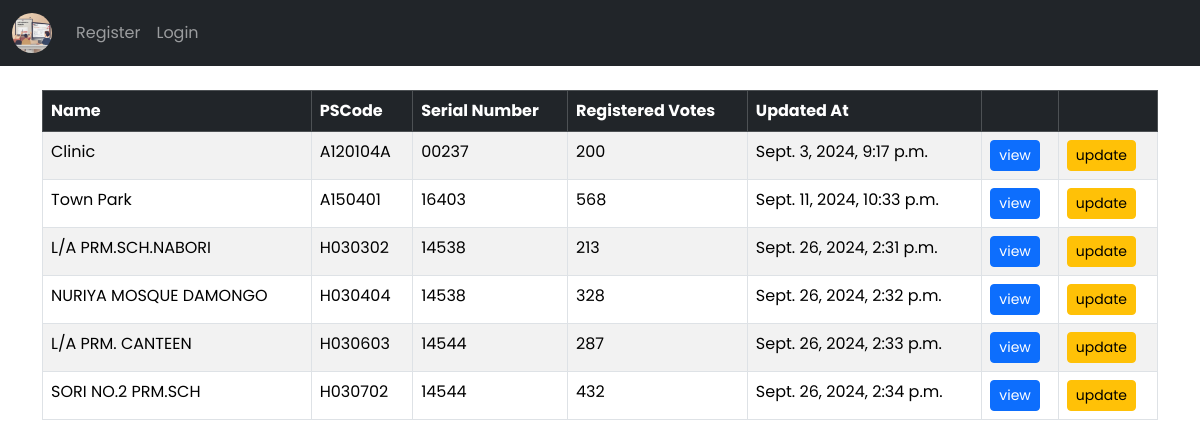
The page /poll_stations/ on the database its author committed.
### ps_crm_app/models.py (models this page shows, shortened)
class pollStations(models.Model):
    ps_name = models.CharField(max_length=50)
    ps_code = models.CharField(max_length=50)
    serial_num = models.CharField(max_length=50)
    reg_voters = models.IntegerField()
    updated_at = models.DateTimeField(auto_now_add=True)

### ps_crm_app/views.py (the view)
# urls.py: path('poll_stations/', views.poll_station, name='poll_station'),
def poll_station(request):
    stations = pollStations.objects.all()
    context = {
        'stations':stations,
    }
    return render(request, 'ps_crm_app/poll_stations.html',context)

### ps_crm_app/templates/ps_crm_app/poll_stations.html
{% extends 'ps_crm_app/base.html' %}
{% block content %}
<table class="table  table-striped table-hover table-bordered">
    <thead class="table-dark">
      <tr>
        <th scope="col">Name</th>
        <th scope="col">PSCode</th>
        <th scope="col">Serial Number</th>
        <th scope="col">Registered Votes</th>
        <th scope="col">Updated At</th>
        <th scope="col"></th>
        <th scope="col"></th>
      </tr>
    </thead>
    <tbody class="table-striped">
      {% if stations %}
        {% for station in stations%}
        <tr>
          <td>{{ station.ps_name }}</title></td>
          <td>{{ station.ps_code }}</td>
          <td>{{ station.serial_num }}</td>
          <td>{{ station.reg_voters}}</td>
          <td>{{ station.updated_at }}</td>
          <td><a href="{% url 'poll' station.id %}" class="btn btn-primary btn-sm">view</a></td>
          <td><a href="{% url 'updatePollstation' station.id %}" class="btn btn-warning btn-sm">update</a></td>
        {% endfor %}
      {% endif %}
      </tr>
    </tbody>
    </table>
{% endblock content %}

### ps_crm_app/static/css/styles.css (style rules this page uses)
body { font-family: 'Poppins', sans-serif; }
.btn { font-size: Poppins; }

### rows shown on the page
pollStations: ps_name "Clinic", ps_code "A120104A", serial_num "00237", reg_voters "200", updated_at "Sept. 3, 2024, 9:17 p.m."
pollStations: ps_name "Town Park", ps_code "A150401", serial_num "16403", reg_voters "568", updated_at "Sept. 11, 2024, 10:33 p.m."
pollStations: ps_name "L/A PRM.SCH.NABORI", ps_code "H030302", serial_num "14538", reg_voters "213", updated_at "Sept. 26, 2024, 2:31 p.m."
pollStations: ps_name "NURIYA MOSQUE DAMONGO", ps_code "H030404", serial_num "14538", reg_voters "328", updated_at "Sept. 26, 2024, 2:32 p.m."
pollStations: ps_name "L/A PRM. CANTEEN", ps_code "H030603", serial_num "14544", reg_voters "287", updated_at "Sept. 26, 2024, 2:33 p.m."
pollStations: ps_name "SORI NO.2 PRM.SCH", ps_code "H030702", serial_num "14544", reg_voters "432", updated_at "Sept. 26, 2024, 2:34 p.m."
